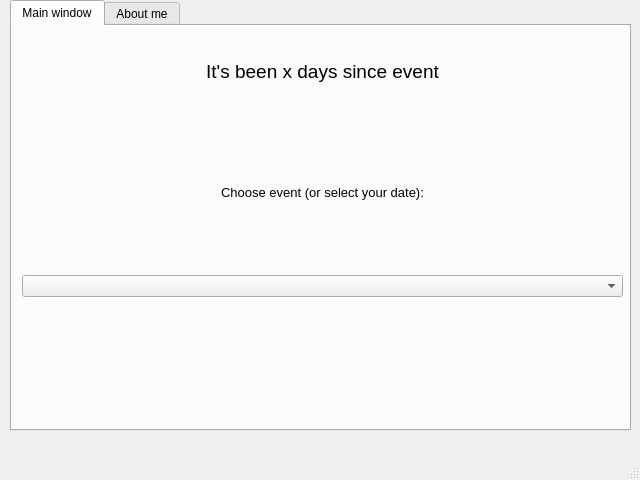
<?xml version="1.0" encoding="UTF-8"?>
<ui version="4.0">
 <class>MainWindow</class>
 <widget class="QMainWindow" name="MainWindow">
  <property name="geometry">
   <rect>
    <x>0</x>
    <y>0</y>
    <width>640</width>
    <height>480</height>
   </rect>
  </property>
  <property name="minimumSize">
   <size>
    <width>640</width>
    <height>480</height>
   </size>
  </property>
  <property name="maximumSize">
   <size>
    <width>640</width>
    <height>480</height>
   </size>
  </property>
  <property name="windowTitle">
   <string>MainWindow</string>
  </property>
  <widget class="QWidget" name="centralwidget">
   <widget class="QWidget" name="gridLayoutWidget">
    <property name="geometry">
     <rect>
      <x>10</x>
      <y>0</y>
      <width>621</width>
      <height>431</height>
     </rect>
    </property>
    <layout class="QGridLayout" name="gridLayout">
     <item row="0" column="0">
      <widget class="QTabWidget" name="tabWidget">
       <property name="currentIndex">
        <number>0</number>
       </property>
       <widget class="QWidget" name="tab">
        <attribute name="title">
         <string>Main window</string>
        </attribute>
        <widget class="QWidget" name="gridLayoutWidget_2">
         <property name="geometry">
          <rect>
           <x>10</x>
           <y>10</y>
           <width>601</width>
           <height>71</height>
          </rect>
         </property>
         <layout class="QGridLayout" name="gridLayout_2">
          <item row="0" column="0">
           <widget class="QLabel" name="label">
            <property name="font">
             <font>
              <pointsize>14</pointsize>
             </font>
            </property>
            <property name="text">
             <string>It's been x days since event</string>
            </property>
            <property name="alignment">
             <set>Qt::AlignCenter</set>
            </property>
           </widget>
          </item>
         </layout>
        </widget>
        <widget class="QWidget" name="gridLayoutWidget_3">
         <property name="geometry">
          <rect>
           <x>10</x>
           <y>90</y>
           <width>601</width>
           <height>181</height>
          </rect>
         </property>
         <layout class="QGridLayout" name="gridLayout_3">
          <item row="1" column="0">
           <widget class="QComboBox" name="comboBox">
            <property name="sizePolicy">
             <sizepolicy hsizetype="Preferred" vsizetype="Fixed">
              <horstretch>0</horstretch>
              <verstretch>0</verstretch>
             </sizepolicy>
            </property>
            <property name="minimumSize">
             <size>
              <width>0</width>
              <height>0</height>
             </size>
            </property>
            <property name="currentText">
             <string/>
            </property>
            <property name="placeholderText">
             <string>Test</string>
            </property>
           </widget>
          </item>
          <item row="0" column="0">
           <widget class="QLabel" name="label_2">
            <property name="font">
             <font>
              <pointsize>10</pointsize>
             </font>
            </property>
            <property name="text">
             <string>Choose event (or select your date):</string>
            </property>
            <property name="alignment">
             <set>Qt::AlignCenter</set>
            </property>
           </widget>
          </item>
         </layout>
        </widget>
       </widget>
       <widget class="QWidget" name="tab_2">
        <attribute name="title">
         <string>About me</string>
        </attribute>
        <widget class="QWidget" name="gridLayoutWidget_4">
         <property name="geometry">
          <rect>
           <x>10</x>
           <y>10</y>
           <width>601</width>
           <height>181</height>
          </rect>
         </property>
         <layout class="QGridLayout" name="gridLayout_4">
          <item row="0" column="0">
           <widget class="QLabel" name="label_3">
            <property name="text">
             <string>Nothing interesting here (for now)</string>
            </property>
            <property name="alignment">
             <set>Qt::AlignCenter</set>
            </property>
           </widget>
          </item>
         </layout>
        </widget>
        <widget class="QWidget" name="gridLayoutWidget_5">
         <property name="geometry">
          <rect>
           <x>10</x>
           <y>200</y>
           <width>301</width>
           <height>191</height>
          </rect>
         </property>
         <layout class="QGridLayout" name="gridLayout_5">
          <item row="0" column="0">
           <widget class="QGraphicsView" name="graphicsView"/>
          </item>
         </layout>
        </widget>
        <widget class="QWidget" name="gridLayoutWidget_6">
         <property name="geometry">
          <rect>
           <x>320</x>
           <y>200</y>
           <width>291</width>
           <height>191</height>
          </rect>
         </property>
         <layout class="QGridLayout" name="gridLayout_6">
          <item row="0" column="0">
           <widget class="QLabel" name="label_4">
            <property name="text">
             <string>TextLabel</string>
            </property>
            <property name="alignment">
             <set>Qt::AlignCenter</set>
            </property>
           </widget>
          </item>
         </layout>
        </widget>
       </widget>
      </widget>
     </item>
    </layout>
   </widget>
  </widget>
  <widget class="QMenuBar" name="menubar">
   <property name="geometry">
    <rect>
     <x>0</x>
     <y>0</y>
     <width>640</width>
     <height>21</height>
    </rect>
   </property>
  </widget>
  <widget class="QStatusBar" name="statusbar"/>
 </widget>
 <resources/>
 <connections/>
</ui>
